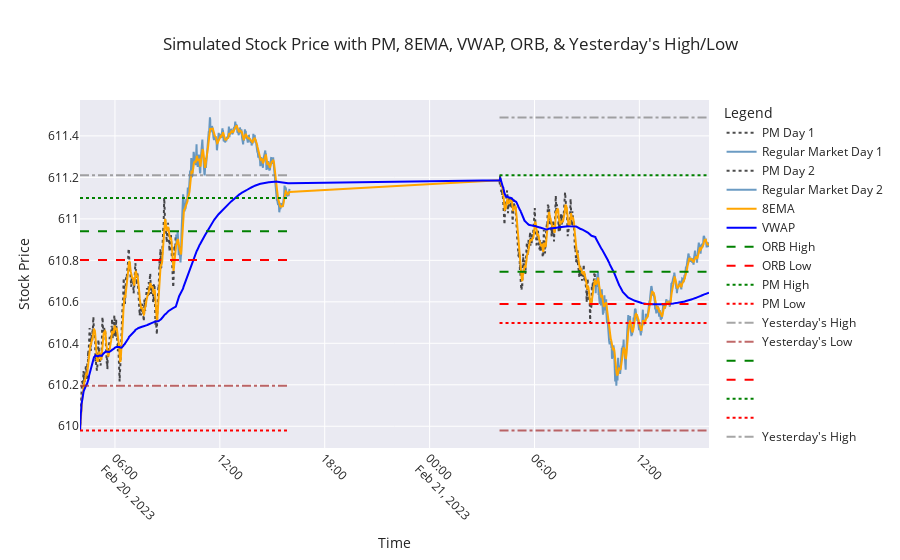

Notebook source saved alongside this figure:
### Code cell
import numpy as np  # Importing numpy for numerical operations
import pandas as pd
import seaborn as sns
from plotly.subplots import make_subplots
from ipywidgets import widgets
from IPython.display import display
from Gen_SPY_With_Indicators import simulate_stock  # Importing simulation function
import matplotlib.pyplot as plt  # Importing matplotlib for plotting
import matplotlib.ticker as mticker  # For proper Y-axis formatting

def generate_signals(df, stop_loss_pct=0.02):
    """ Generates trade signals based on ORB, VWAP, 8EMA, PM High/Low, and Yest High/Low """

    df['Signal'] = ''
    df['Stop_Loss'] = np.nan  # Initialize Stop_Loss column

    # Buy Call: Price breaks ORB High & supported by 8EMA & VWAP
    df.loc[
        (df['Close'] > df['ORB_High']) & 
        (df['Close'] > df['VWAP']) & 
        (df['Close'] > df['8EMA']),
        'Signal'
    ] = 'BUY CALL'

    # Sell Put: Price breaks ORB Low & rejected by 8EMA & VWAP
    df.loc[
        (df['Close'] < df['ORB_Low']) & 
        (df['Close'] < df['VWAP']) & 
        (df['Close'] < df['8EMA']),
        'Signal'
    ] = 'BUY PUT'

    # Boost Call Confidence if PM High or Yesterday's High is broken
    df.loc[
        (df['Signal'] == 'BUY CALL') & 
        ((df['Close'] > df['PM_High']) | (df['Close'] > df['Yest_High'])),
        'Signal'
    ] = 'STRONG BUY CALL'

    # Boost Put Confidence if PM Low or Yesterday's Low is broken
    df.loc[
        (df['Signal'] == 'BUY PUT') & 
        ((df['Close'] < df['PM_Low']) | (df['Close'] < df['Yest_Low'])),
        'Signal'
    ] = 'STRONG BUY PUT'

    # Add stop loss levels
    df.loc[df['Signal'].isin(['BUY CALL', 'STRONG BUY CALL']), 'Stop_Loss'] = df['Close'] * (1 - stop_loss_pct)
    df.loc[df['Signal'].isin(['BUY PUT', 'STRONG BUY PUT']), 'Stop_Loss'] = df['Close'] * (1 + stop_loss_pct)

    return df

# Simulate Stock Data for 2 Days
simulated_data, yesterday_high, yesterday_low = simulate_stock(number_of_days)

# Apply Signal Generation
simulated_data = generate_signals(simulated_data)

import plotly.express as px
import plotly.graph_objects as go

# Set seaborn style
sns.set(style="whitegrid")

# Create a subplot
fig = make_subplots(rows=1, cols=1)

# Function to update the plot based on the toggle button
def update_plot(change):
    fig.data = []  # Clear existing traces

    if toggle_button.value:
        # Add candlestick traces for each day
        for day in simulated_data["Day"].unique():
            day_data = simulated_data[simulated_data["Day"] == day]
            pm_data = day_data[day_data["Session"] == "PM"]
            market_data = day_data[day_data["Session"] == "Regular Market"]

            if not pm_data.empty:
                fig.add_trace(go.Candlestick(x=pm_data['Timestamp'], open=pm_data['Open'], high=pm_data['High'], low=pm_data['Low'], close=pm_data['Close'], name=f"PM Day {day}"))
            if not market_data.empty:
                fig.add_trace(go.Candlestick(x=market_data['Timestamp'], open=market_data['Open'], high=market_data['High'], low=market_data['Low'], close=market_data['Close'], name=f"Regular Market Day {day}"))
    else:
        # Add line traces for each day
        for day in simulated_data["Day"].unique():
            day_data = simulated_data[simulated_data["Day"] == day]
            pm_data = day_data[day_data["Session"] == "PM"]
            market_data = day_data[day_data["Session"] == "Regular Market"]

            fig.add_trace(go.Scatter(x=pm_data['Timestamp'], y=pm_data['Close'], mode='lines', name=f"PM Day {day}", line=dict(color="black", dash="dot"), opacity=0.7))
            fig.add_trace(go.Scatter(x=market_data['Timestamp'], y=market_data['Close'], mode='lines', name=f"Regular Market Day {day}", line=dict(color="steelblue"), opacity=0.8))

    # Add traces for indicators
    fig.add_trace(go.Scatter(x=simulated_data['Timestamp'], y=simulated_data['8EMA'], mode='lines', name="8EMA", line=dict(color="orange")))
    fig.add_trace(go.Scatter(x=simulated_data['Timestamp'], y=simulated_data['VWAP'], mode='lines', name="VWAP", line=dict(color="blue")))

    # Add traces for ORB and PM High/Low
    for day in simulated_data['Day'].unique():
        day_data = simulated_data[simulated_data['Day'] == day]
        fig.add_trace(go.Scatter(x=day_data['Timestamp'], y=day_data['ORB_High'], mode='lines', name="ORB High" if day == 1 else "", line=dict(color="green", dash="dash")))
        fig.add_trace(go.Scatter(x=day_data['Timestamp'], y=day_data['ORB_Low'], mode='lines', name="ORB Low" if day == 1 else "", line=dict(color="red", dash="dash")))
        fig.add_trace(go.Scatter(x=day_data['Timestamp'], y=day_data['PM_High'], mode='lines', name="PM High" if day == 1 else "", line=dict(color="green", dash="dot")))
        fig.add_trace(go.Scatter(x=day_data['Timestamp'], y=day_data['PM_Low'], mode='lines', name="PM Low" if day == 1 else "", line=dict(color="red", dash="dot")))

        market_open_time = day_data['Timestamp'].iloc[0]
        market_close_time = day_data['Timestamp'].iloc[-1]
        if day == 1:
            fig.add_trace(go.Scatter(x=[market_open_time, market_close_time], y=[yesterday_high, yesterday_high], mode='lines', name="Yesterday's High", line=dict(color="gray", dash="dashdot"), opacity=0.7))
            fig.add_trace(go.Scatter(x=[market_open_time, market_close_time], y=[yesterday_low, yesterday_low], mode='lines', name="Yesterday's Low", line=dict(color="brown", dash="dashdot"), opacity=0.7))
        else:
            fig.add_trace(go.Scatter(x=[market_open_time, market_close_time], y=[day_data['Yest_High'].iloc[0], day_data['Yest_High'].iloc[0]], mode='lines', name="Yesterday's High" if day == 2 else "", line=dict(color="gray", dash="dashdot"), opacity=0.7))
            fig.add_trace(go.Scatter(x=[market_open_time, market_close_time], y=[day_data['Yest_Low'].iloc[0], day_data['Yest_Low'].iloc[0]], mode='lines', name="Yesterday's Low" if day == 2 else "", line=dict(color="brown", dash="dashdot"), opacity=0.7))

    # Update layout for better appearance
    fig.update_layout(
        title="Simulated Stock Price with PM, 8EMA, VWAP, ORB, & Yesterday's High/Low",
        xaxis_title="Time",
        yaxis_title="Stock Price",
        legend_title="Legend",
        xaxis=dict(tickangle=45),
        template="seaborn"
    )

    # Show the plot
    fig.show()

# Create a toggle button
toggle_button = widgets.ToggleButton(
    value=False,
    description='Toggle Candlestick',
    disabled=False,
    button_style='',
    tooltip='Toggle between line and candlestick chart',
    icon='line-chart'
)

# Attach the update function to the toggle button
toggle_button.observe(update_plot, names='value')

# Display the toggle button
# display(toggle_button)

# Initial plot update
update_plot(None)

# Print any part of the simulated data that contains BUY CALL or BUY PUT signals during Regular Market session
#print(simulated_data[(simulated_data['Signal'].isin(['BUY CALL', 'BUY PUT', 'STRONG BUY CALL', 'STRONG BUY PUT'])) & (simulated_data['Session'] == 'Regular Market')])

### Figure 1 — Plotly figure (JSON) as saved in the notebook; plotly's stock layout.template omitted (floating-point values rounded to 4 significant figures; data arrays with more than 128 entries replaced by an {"elided": "..."} marker saying what was removed)
{"data": [{"line": {"color": "black", "dash": "dot"}, "mode": "lines", "name": "PM Day 1", "opacity": 0.7, "type": "scatter", "x": {"elided": "330 str values"}, "y": {"elided": "330 float values"}}, {"line": {"color": "steelblue"}, "mode": "lines", "name": "Regular Market Day 1", "opacity": 0.8, "type": "scatter", "x": {"elided": "390 str values"}, "y": {"elided": "390 float values"}}, {"line": {"color": "black", "dash": "dot"}, "mode": "lines", "name": "PM Day 2", "opacity": 0.7, "type": "scatter", "x": {"elided": "330 str values"}, "y": {"elided": "330 float values"}}, {"line": {"color": "steelblue"}, "mode": "lines", "name": "Regular Market Day 2", "opacity": 0.8, "type": "scatter", "x": {"elided": "390 str values"}, "y": {"elided": "390 float values"}}, {"line": {"color": "orange"}, "mode": "lines", "name": "8EMA", "type": "scatter", "x": {"elided": "1440 str values"}, "y": {"elided": "1440 float values"}}, {"line": {"color": "blue"}, "mode": "lines", "name": "VWAP", "type": "scatter", "x": {"elided": "1440 str values"}, "y": {"elided": "1440 float values"}}, {"line": {"color": "green", "dash": "dash"}, "mode": "lines", "name": "ORB High", "type": "scatter", "x": {"elided": "720 str values"}, "y": {"elided": "720 float values"}}, {"line": {"color": "red", "dash": "dash"}, "mode": "lines", "name": "ORB Low", "type": "scatter", "x": {"elided": "720 str values"}, "y": {"elided": "720 float values"}}, {"line": {"color": "green", "dash": "dot"}, "mode": "lines", "name": "PM High", "type": "scatter", "x": {"elided": "720 str values"}, "y": {"elided": "720 float values"}}, {"line": {"color": "red", "dash": "dot"}, "mode": "lines", "name": "PM Low", "type": "scatter", "x": {"elided": "720 str values"}, "y": {"elided": "720 float values"}}, {"line": {"color": "gray", "dash": "dashdot"}, "mode": "lines", "name": "Yesterday's High", "opacity": 0.7, "type": "scatter", "x": ["2023-02-20T04:00:00", "2023-02-20T15:59:00"], "y": [611.2, 611.2]}, {"line": {"color": "brown", "dash": "dashdot"}, "mode": "lines", "name": "Yesterday's Low", "opacity": 0.7, "type": "scatter", "x": ["2023-02-20T04:00:00", "2023-02-20T15:59:00"], "y": [610.2, 610.2]}, {"line": {"color": "green", "dash": "dash"}, "mode": "lines", "name": "", "type": "scatter", "x": {"elided": "720 str values"}, "y": {"elided": "720 float values"}}, {"line": {"color": "red", "dash": "dash"}, "mode": "lines", "name": "", "type": "scatter", "x": {"elided": "720 str values"}, "y": {"elided": "720 float values"}}, {"line": {"color": "green", "dash": "dot"}, "mode": "lines", "name": "", "type": "scatter", "x": {"elided": "720 str values"}, "y": {"elided": "720 float values"}}, {"line": {"color": "red", "dash": "dot"}, "mode": "lines", "name": "", "type": "scatter", "x": {"elided": "720 str values"}, "y": {"elided": "720 float values"}}, {"line": {"color": "gray", "dash": "dashdot"}, "mode": "lines", "name": "Yesterday's High", "opacity": 0.7, "type": "scatter", "x": ["2023-02-21T04:00:00", "2023-02-21T15:59:00"], "y": [611.5, 611.5]}, {"line": {"color": "brown", "dash": "dashdot"}, "mode": "lines", "name": "Yesterday's Low", "opacity": 0.7, "type": "scatter", "x": ["2023-02-21T04:00:00", "2023-02-21T15:59:00"], "y": [610.0, 610.0]}], "layout": {"legend": {"title": {"text": "Legend"}}, "title": {"text": "Simulated Stock Price with PM, 8EMA, VWAP, ORB, & Yesterday's High/Low"}, "xaxis": {"anchor": "y", "domain": [0, 1], "tickangle": 45, "title": {"text": "Time"}}, "yaxis": {"anchor": "x", "domain": [0, 1], "title": {"text": "Stock Price"}}}}
